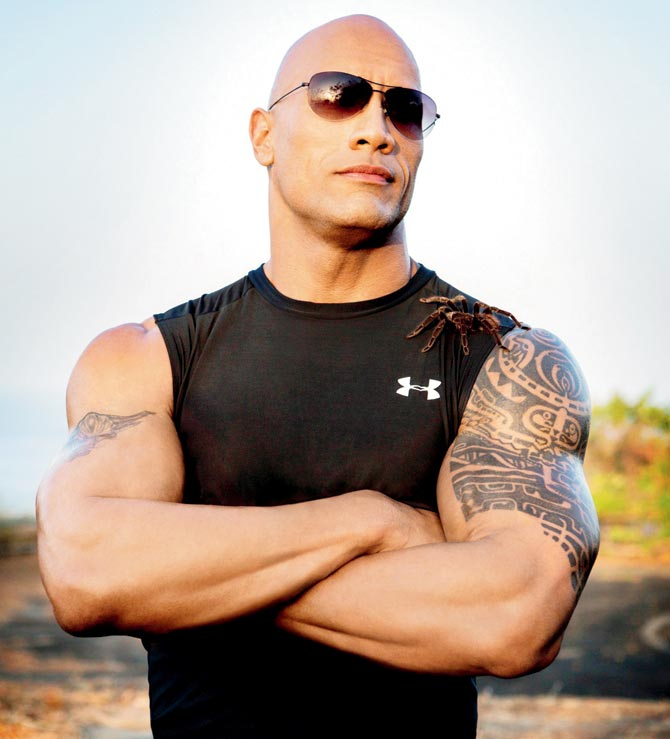
#> input picture Dwayne-Johnson.jpg, 670 x 739 px
$ jupyter execute 'Imaging Basics.ipynb'   (shell and % lines are left out)
#> lines starting #> are read from the running program, lines starting #| are printed output that depends on the picture
[cell 1]
import cv2
import numpy as np
import matplotlib.pyplot as plt

[cell 2]
image = cv2.imread('Dwayne-Johnson.jpg')
#> image is the input picture: shape (739, 670, 3); mean B, G, R 146.3, 159.5, 177.6
print('Shape of image: {}'.format(image.shape))
#| Shape of image: (739, 670, 3)

[cell 3]
plt.imshow(image)

# RGB image basics
Since most color images (95%) of them are arranged in Red, Green, Blue color channel.

[cell 4]
red_ch = image[:, :, 0]
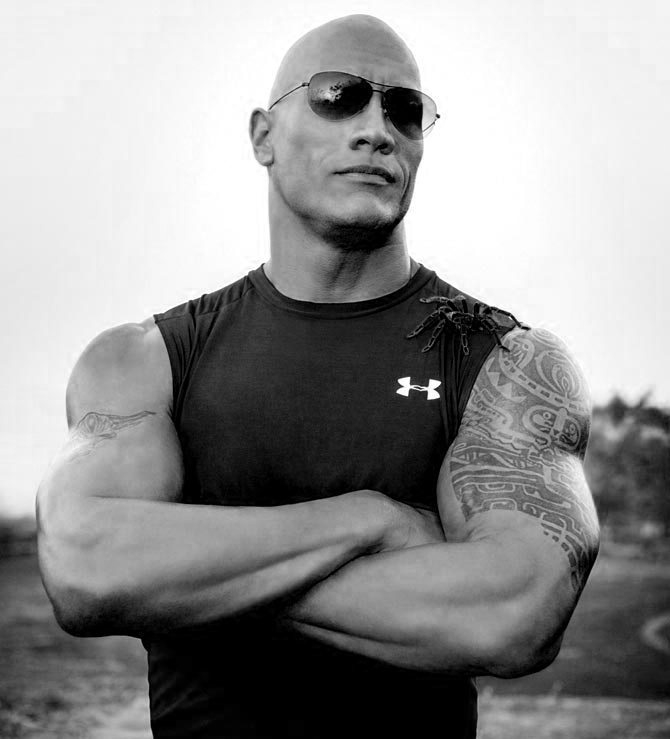
#> red_ch: shape (739, 670); min 0, max 255, mean 146.3
green_ch = image[:, :, 1]
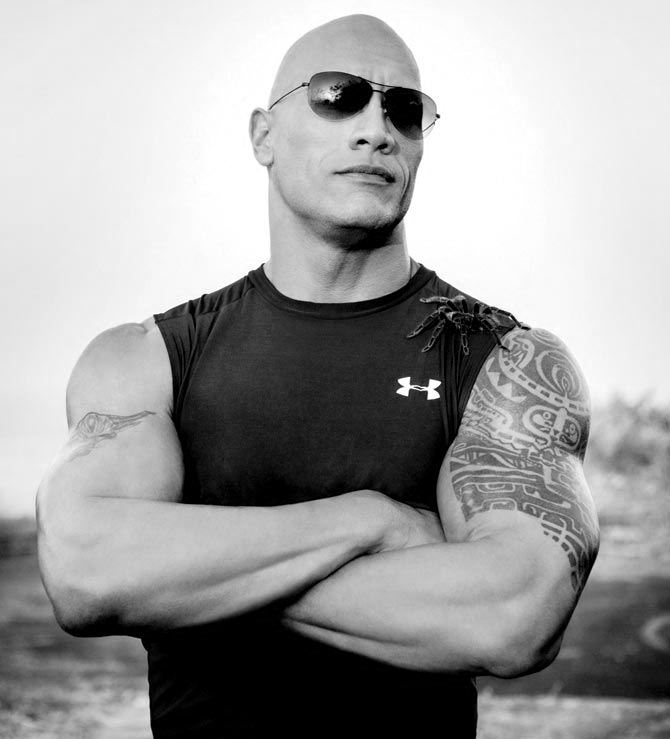
#> green_ch: shape (739, 670); min 0, max 255, mean 159.5
blue_ch = image[:, :, 2]
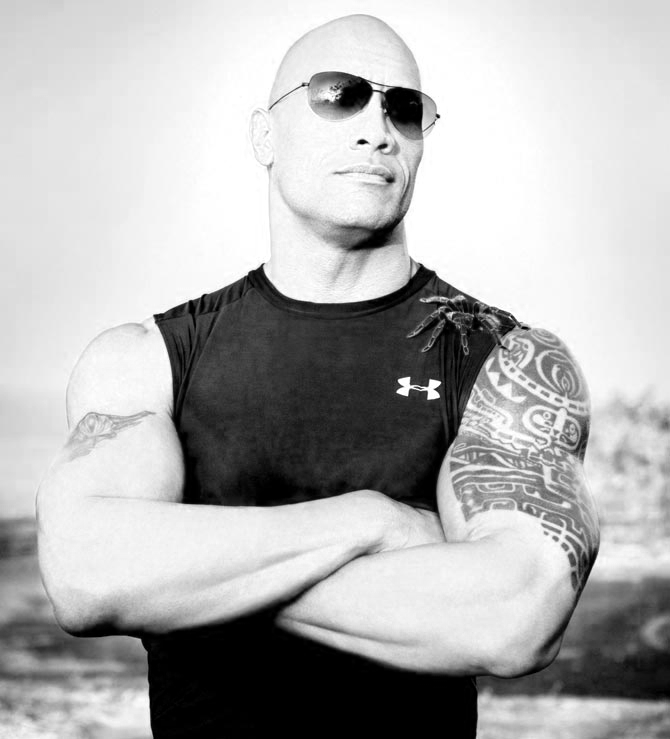
#> blue_ch: shape (739, 670); min 0, max 255, mean 177.6
